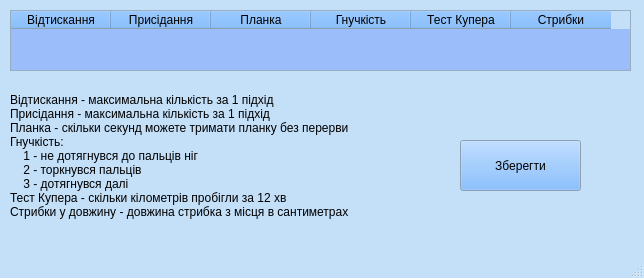
<?xml version="1.0" encoding="UTF-8"?>
<ui version="4.0">
 <class>PhysicalTestWindow</class>
 <widget class="QMainWindow" name="PhysicalTestWindow">
  <property name="geometry">
   <rect>
    <x>0</x>
    <y>0</y>
    <width>644</width>
    <height>278</height>
   </rect>
  </property>
  <property name="palette">
   <palette>
    <active>
     <colorrole role="Button">
      <brush brushstyle="SolidPattern">
       <color alpha="255">
        <red>103</red>
        <green>170</green>
        <blue>249</blue>
       </color>
      </brush>
     </colorrole>
     <colorrole role="BrightText">
      <brush brushstyle="SolidPattern">
       <color alpha="255">
        <red>0</red>
        <green>0</green>
        <blue>0</blue>
       </color>
      </brush>
     </colorrole>
     <colorrole role="Base">
      <brush brushstyle="SolidPattern">
       <color alpha="255">
        <red>155</red>
        <green>189</green>
        <blue>249</blue>
       </color>
      </brush>
     </colorrole>
     <colorrole role="Window">
      <brush brushstyle="SolidPattern">
       <color alpha="255">
        <red>196</red>
        <green>224</green>
        <blue>249</blue>
       </color>
      </brush>
     </colorrole>
     <colorrole role="Highlight">
      <brush brushstyle="SolidPattern">
       <color alpha="255">
        <red>185</red>
        <green>95</green>
        <blue>137</blue>
       </color>
      </brush>
     </colorrole>
     <colorrole role="Link">
      <brush brushstyle="SolidPattern">
       <color alpha="255">
        <red>46</red>
        <green>192</green>
        <blue>249</blue>
       </color>
      </brush>
     </colorrole>
     <colorrole role="LinkVisited">
      <brush brushstyle="SolidPattern">
       <color alpha="255">
        <red>31</red>
        <green>131</green>
        <blue>168</blue>
       </color>
      </brush>
     </colorrole>
     <colorrole role="AlternateBase">
      <brush brushstyle="SolidPattern">
       <color alpha="255">
        <red>196</red>
        <green>224</green>
        <blue>249</blue>
       </color>
      </brush>
     </colorrole>
     <colorrole role="Accent">
      <brush brushstyle="SolidPattern">
       <color alpha="255">
        <red>128</red>
        <green>128</green>
        <blue>128</blue>
       </color>
      </brush>
     </colorrole>
    </active>
    <inactive>
     <colorrole role="Button">
      <brush brushstyle="SolidPattern">
       <color alpha="255">
        <red>103</red>
        <green>170</green>
        <blue>249</blue>
       </color>
      </brush>
     </colorrole>
     <colorrole role="BrightText">
      <brush brushstyle="SolidPattern">
       <color alpha="255">
        <red>0</red>
        <green>0</green>
        <blue>0</blue>
       </color>
      </brush>
     </colorrole>
     <colorrole role="Base">
      <brush brushstyle="SolidPattern">
       <color alpha="255">
        <red>155</red>
        <green>189</green>
        <blue>249</blue>
       </color>
      </brush>
     </colorrole>
     <colorrole role="Window">
      <brush brushstyle="SolidPattern">
       <color alpha="255">
        <red>196</red>
        <green>224</green>
        <blue>249</blue>
       </color>
      </brush>
     </colorrole>
     <colorrole role="Highlight">
      <brush brushstyle="SolidPattern">
       <color alpha="255">
        <red>185</red>
        <green>95</green>
        <blue>137</blue>
       </color>
      </brush>
     </colorrole>
     <colorrole role="Link">
      <brush brushstyle="SolidPattern">
       <color alpha="255">
        <red>46</red>
        <green>192</green>
        <blue>249</blue>
       </color>
      </brush>
     </colorrole>
     <colorrole role="LinkVisited">
      <brush brushstyle="SolidPattern">
       <color alpha="255">
        <red>31</red>
        <green>131</green>
        <blue>168</blue>
       </color>
      </brush>
     </colorrole>
     <colorrole role="AlternateBase">
      <brush brushstyle="SolidPattern">
       <color alpha="255">
        <red>196</red>
        <green>224</green>
        <blue>249</blue>
       </color>
      </brush>
     </colorrole>
     <colorrole role="Accent">
      <brush brushstyle="SolidPattern">
       <color alpha="255">
        <red>128</red>
        <green>128</green>
        <blue>128</blue>
       </color>
      </brush>
     </colorrole>
    </inactive>
    <disabled>
     <colorrole role="Button">
      <brush brushstyle="SolidPattern">
       <color alpha="255">
        <red>103</red>
        <green>170</green>
        <blue>249</blue>
       </color>
      </brush>
     </colorrole>
     <colorrole role="BrightText">
      <brush brushstyle="SolidPattern">
       <color alpha="255">
        <red>0</red>
        <green>0</green>
        <blue>0</blue>
       </color>
      </brush>
     </colorrole>
     <colorrole role="Base">
      <brush brushstyle="SolidPattern">
       <color alpha="255">
        <red>196</red>
        <green>224</green>
        <blue>249</blue>
       </color>
      </brush>
     </colorrole>
     <colorrole role="Window">
      <brush brushstyle="SolidPattern">
       <color alpha="255">
        <red>196</red>
        <green>224</green>
        <blue>249</blue>
       </color>
      </brush>
     </colorrole>
     <colorrole role="Link">
      <brush brushstyle="SolidPattern">
       <color alpha="255">
        <red>46</red>
        <green>192</green>
        <blue>249</blue>
       </color>
      </brush>
     </colorrole>
     <colorrole role="LinkVisited">
      <brush brushstyle="SolidPattern">
       <color alpha="255">
        <red>31</red>
        <green>131</green>
        <blue>168</blue>
       </color>
      </brush>
     </colorrole>
     <colorrole role="AlternateBase">
      <brush brushstyle="SolidPattern">
       <color alpha="255">
        <red>196</red>
        <green>224</green>
        <blue>249</blue>
       </color>
      </brush>
     </colorrole>
     <colorrole role="Accent">
      <brush brushstyle="SolidPattern">
       <color alpha="255">
        <red>128</red>
        <green>128</green>
        <blue>128</blue>
       </color>
      </brush>
     </colorrole>
    </disabled>
   </palette>
  </property>
  <property name="windowTitle">
   <string>Фізичні характеристики</string>
  </property>
  <widget class="QWidget" name="centralwidget">
   <widget class="QTableWidget" name="table">
    <property name="geometry">
     <rect>
      <x>10</x>
      <y>10</y>
      <width>621</width>
      <height>61</height>
     </rect>
    </property>
    <property name="sizePolicy">
     <sizepolicy hsizetype="Maximum" vsizetype="Expanding">
      <horstretch>4</horstretch>
      <verstretch>0</verstretch>
     </sizepolicy>
    </property>
    <property name="palette">
     <palette>
      <active>
       <colorrole role="Button">
        <brush brushstyle="SolidPattern">
         <color alpha="255">
          <red>103</red>
          <green>170</green>
          <blue>249</blue>
         </color>
        </brush>
       </colorrole>
       <colorrole role="BrightText">
        <brush brushstyle="SolidPattern">
         <color alpha="255">
          <red>0</red>
          <green>0</green>
          <blue>0</blue>
         </color>
        </brush>
       </colorrole>
       <colorrole role="Base">
        <brush brushstyle="SolidPattern">
         <color alpha="255">
          <red>155</red>
          <green>189</green>
          <blue>249</blue>
         </color>
        </brush>
       </colorrole>
       <colorrole role="Window">
        <brush brushstyle="SolidPattern">
         <color alpha="255">
          <red>196</red>
          <green>224</green>
          <blue>249</blue>
         </color>
        </brush>
       </colorrole>
       <colorrole role="Highlight">
        <brush brushstyle="SolidPattern">
         <color alpha="255">
          <red>185</red>
          <green>95</green>
          <blue>137</blue>
         </color>
        </brush>
       </colorrole>
       <colorrole role="Link">
        <brush brushstyle="SolidPattern">
         <color alpha="255">
          <red>46</red>
          <green>192</green>
          <blue>249</blue>
         </color>
        </brush>
       </colorrole>
       <colorrole role="LinkVisited">
        <brush brushstyle="SolidPattern">
         <color alpha="255">
          <red>31</red>
          <green>131</green>
          <blue>168</blue>
         </color>
        </brush>
       </colorrole>
       <colorrole role="AlternateBase">
        <brush brushstyle="SolidPattern">
         <color alpha="255">
          <red>196</red>
          <green>224</green>
          <blue>249</blue>
         </color>
        </brush>
       </colorrole>
       <colorrole role="Accent">
        <brush brushstyle="SolidPattern">
         <color alpha="255">
          <red>128</red>
          <green>128</green>
          <blue>128</blue>
         </color>
        </brush>
       </colorrole>
      </active>
      <inactive>
       <colorrole role="Button">
        <brush brushstyle="SolidPattern">
         <color alpha="255">
          <red>103</red>
          <green>170</green>
          <blue>249</blue>
         </color>
        </brush>
       </colorrole>
       <colorrole role="BrightText">
        <brush brushstyle="SolidPattern">
         <color alpha="255">
          <red>0</red>
          <green>0</green>
          <blue>0</blue>
         </color>
        </brush>
       </colorrole>
       <colorrole role="Base">
        <brush brushstyle="SolidPattern">
         <color alpha="255">
          <red>155</red>
          <green>189</green>
          <blue>249</blue>
         </color>
        </brush>
       </colorrole>
       <colorrole role="Window">
        <brush brushstyle="SolidPattern">
         <color alpha="255">
          <red>196</red>
          <green>224</green>
          <blue>249</blue>
         </color>
        </brush>
       </colorrole>
       <colorrole role="Highlight">
        <brush brushstyle="SolidPattern">
         <color alpha="255">
          <red>185</red>
          <green>95</green>
          <blue>137</blue>
         </color>
        </brush>
       </colorrole>
       <colorrole role="Link">
        <brush brushstyle="SolidPattern">
         <color alpha="255">
          <red>46</red>
          <green>192</green>
          <blue>249</blue>
         </color>
        </brush>
       </colorrole>
       <colorrole role="LinkVisited">
        <brush brushstyle="SolidPattern">
         <color alpha="255">
          <red>31</red>
          <green>131</green>
          <blue>168</blue>
         </color>
        </brush>
       </colorrole>
       <colorrole role="AlternateBase">
        <brush brushstyle="SolidPattern">
         <color alpha="255">
          <red>196</red>
          <green>224</green>
          <blue>249</blue>
         </color>
        </brush>
       </colorrole>
       <colorrole role="Accent">
        <brush brushstyle="SolidPattern">
         <color alpha="255">
          <red>128</red>
          <green>128</green>
          <blue>128</blue>
         </color>
        </brush>
       </colorrole>
      </inactive>
      <disabled>
       <colorrole role="Button">
        <brush brushstyle="SolidPattern">
         <color alpha="255">
          <red>103</red>
          <green>170</green>
          <blue>249</blue>
         </color>
        </brush>
       </colorrole>
       <colorrole role="BrightText">
        <brush brushstyle="SolidPattern">
         <color alpha="255">
          <red>0</red>
          <green>0</green>
          <blue>0</blue>
         </color>
        </brush>
       </colorrole>
       <colorrole role="Base">
        <brush brushstyle="SolidPattern">
         <color alpha="255">
          <red>196</red>
          <green>224</green>
          <blue>249</blue>
         </color>
        </brush>
       </colorrole>
       <colorrole role="Window">
        <brush brushstyle="SolidPattern">
         <color alpha="255">
          <red>196</red>
          <green>224</green>
          <blue>249</blue>
         </color>
        </brush>
       </colorrole>
       <colorrole role="Link">
        <brush brushstyle="SolidPattern">
         <color alpha="255">
          <red>46</red>
          <green>192</green>
          <blue>249</blue>
         </color>
        </brush>
       </colorrole>
       <colorrole role="LinkVisited">
        <brush brushstyle="SolidPattern">
         <color alpha="255">
          <red>31</red>
          <green>131</green>
          <blue>168</blue>
         </color>
        </brush>
       </colorrole>
       <colorrole role="AlternateBase">
        <brush brushstyle="SolidPattern">
         <color alpha="255">
          <red>196</red>
          <green>224</green>
          <blue>249</blue>
         </color>
        </brush>
       </colorrole>
       <colorrole role="Accent">
        <brush brushstyle="SolidPattern">
         <color alpha="255">
          <red>128</red>
          <green>128</green>
          <blue>128</blue>
         </color>
        </brush>
       </colorrole>
      </disabled>
     </palette>
    </property>
    <column>
     <property name="text">
      <string>Відтискання</string>
     </property>
    </column>
    <column>
     <property name="text">
      <string>Присідання</string>
     </property>
    </column>
    <column>
     <property name="text">
      <string>Планка</string>
     </property>
    </column>
    <column>
     <property name="text">
      <string>Гнучкість</string>
     </property>
    </column>
    <column>
     <property name="text">
      <string>Тест Купера</string>
     </property>
    </column>
    <column>
     <property name="text">
      <string>Стрибки</string>
     </property>
    </column>
   </widget>
   <widget class="QLabel" name="label">
    <property name="geometry">
     <rect>
      <x>10</x>
      <y>80</y>
      <width>381</width>
      <height>151</height>
     </rect>
    </property>
    <property name="text">
     <string>Відтискання - максимальна кількість за 1 підхід
Присідання - максимальна кількість за 1 підхід
Планка - скільки секунд можете тримати планку без перерви
Гнучкість:
    1 - не дотягнувся до пальців ніг
    2 - торкнувся пальців
    3 - дотягнувся далі
Тест Купера - скільки кілометрів пробігли за 12 хв
Стрибки у довжину - довжина стрибка з місця в сантиметрах</string>
    </property>
   </widget>
   <widget class="QPushButton" name="saveButton">
    <property name="geometry">
     <rect>
      <x>460</x>
      <y>140</y>
      <width>121</width>
      <height>51</height>
     </rect>
    </property>
    <property name="palette">
     <palette>
      <active>
       <colorrole role="Button">
        <brush brushstyle="SolidPattern">
         <color alpha="255">
          <red>103</red>
          <green>170</green>
          <blue>249</blue>
         </color>
        </brush>
       </colorrole>
       <colorrole role="BrightText">
        <brush brushstyle="SolidPattern">
         <color alpha="255">
          <red>0</red>
          <green>0</green>
          <blue>0</blue>
         </color>
        </brush>
       </colorrole>
       <colorrole role="Base">
        <brush brushstyle="SolidPattern">
         <color alpha="255">
          <red>155</red>
          <green>189</green>
          <blue>249</blue>
         </color>
        </brush>
       </colorrole>
       <colorrole role="Window">
        <brush brushstyle="SolidPattern">
         <color alpha="255">
          <red>196</red>
          <green>224</green>
          <blue>249</blue>
         </color>
        </brush>
       </colorrole>
       <colorrole role="Highlight">
        <brush brushstyle="SolidPattern">
         <color alpha="255">
          <red>185</red>
          <green>95</green>
          <blue>137</blue>
         </color>
        </brush>
       </colorrole>
       <colorrole role="Link">
        <brush brushstyle="SolidPattern">
         <color alpha="255">
          <red>46</red>
          <green>192</green>
          <blue>249</blue>
         </color>
        </brush>
       </colorrole>
       <colorrole role="LinkVisited">
        <brush brushstyle="SolidPattern">
         <color alpha="255">
          <red>31</red>
          <green>131</green>
          <blue>168</blue>
         </color>
        </brush>
       </colorrole>
       <colorrole role="AlternateBase">
        <brush brushstyle="SolidPattern">
         <color alpha="255">
          <red>196</red>
          <green>224</green>
          <blue>249</blue>
         </color>
        </brush>
       </colorrole>
       <colorrole role="Accent">
        <brush brushstyle="SolidPattern">
         <color alpha="255">
          <red>128</red>
          <green>128</green>
          <blue>128</blue>
         </color>
        </brush>
       </colorrole>
      </active>
      <inactive>
       <colorrole role="Button">
        <brush brushstyle="SolidPattern">
         <color alpha="255">
          <red>103</red>
          <green>170</green>
          <blue>249</blue>
         </color>
        </brush>
       </colorrole>
       <colorrole role="BrightText">
        <brush brushstyle="SolidPattern">
         <color alpha="255">
          <red>0</red>
          <green>0</green>
          <blue>0</blue>
         </color>
        </brush>
       </colorrole>
       <colorrole role="Base">
        <brush brushstyle="SolidPattern">
         <color alpha="255">
          <red>155</red>
          <green>189</green>
          <blue>249</blue>
         </color>
        </brush>
       </colorrole>
       <colorrole role="Window">
        <brush brushstyle="SolidPattern">
         <color alpha="255">
          <red>196</red>
          <green>224</green>
          <blue>249</blue>
         </color>
        </brush>
       </colorrole>
       <colorrole role="Highlight">
        <brush brushstyle="SolidPattern">
         <color alpha="255">
          <red>185</red>
          <green>95</green>
          <blue>137</blue>
         </color>
        </brush>
       </colorrole>
       <colorrole role="Link">
        <brush brushstyle="SolidPattern">
         <color alpha="255">
          <red>46</red>
          <green>192</green>
          <blue>249</blue>
         </color>
        </brush>
       </colorrole>
       <colorrole role="LinkVisited">
        <brush brushstyle="SolidPattern">
         <color alpha="255">
          <red>31</red>
          <green>131</green>
          <blue>168</blue>
         </color>
        </brush>
       </colorrole>
       <colorrole role="AlternateBase">
        <brush brushstyle="SolidPattern">
         <color alpha="255">
          <red>196</red>
          <green>224</green>
          <blue>249</blue>
         </color>
        </brush>
       </colorrole>
       <colorrole role="Accent">
        <brush brushstyle="SolidPattern">
         <color alpha="255">
          <red>128</red>
          <green>128</green>
          <blue>128</blue>
         </color>
        </brush>
       </colorrole>
      </inactive>
      <disabled>
       <colorrole role="Button">
        <brush brushstyle="SolidPattern">
         <color alpha="255">
          <red>103</red>
          <green>170</green>
          <blue>249</blue>
         </color>
        </brush>
       </colorrole>
       <colorrole role="BrightText">
        <brush brushstyle="SolidPattern">
         <color alpha="255">
          <red>0</red>
          <green>0</green>
          <blue>0</blue>
         </color>
        </brush>
       </colorrole>
       <colorrole role="Base">
        <brush brushstyle="SolidPattern">
         <color alpha="255">
          <red>196</red>
          <green>224</green>
          <blue>249</blue>
         </color>
        </brush>
       </colorrole>
       <colorrole role="Window">
        <brush brushstyle="SolidPattern">
         <color alpha="255">
          <red>196</red>
          <green>224</green>
          <blue>249</blue>
         </color>
        </brush>
       </colorrole>
       <colorrole role="Link">
        <brush brushstyle="SolidPattern">
         <color alpha="255">
          <red>46</red>
          <green>192</green>
          <blue>249</blue>
         </color>
        </brush>
       </colorrole>
       <colorrole role="LinkVisited">
        <brush brushstyle="SolidPattern">
         <color alpha="255">
          <red>31</red>
          <green>131</green>
          <blue>168</blue>
         </color>
        </brush>
       </colorrole>
       <colorrole role="AlternateBase">
        <brush brushstyle="SolidPattern">
         <color alpha="255">
          <red>196</red>
          <green>224</green>
          <blue>249</blue>
         </color>
        </brush>
       </colorrole>
       <colorrole role="Accent">
        <brush brushstyle="SolidPattern">
         <color alpha="255">
          <red>128</red>
          <green>128</green>
          <blue>128</blue>
         </color>
        </brush>
       </colorrole>
      </disabled>
     </palette>
    </property>
    <property name="text">
     <string>Зберегти</string>
    </property>
   </widget>
  </widget>
  <widget class="QMenuBar" name="menubar">
   <property name="geometry">
    <rect>
     <x>0</x>
     <y>0</y>
     <width>644</width>
     <height>22</height>
    </rect>
   </property>
  </widget>
  <widget class="QStatusBar" name="statusbar"/>
 </widget>
 <resources/>
 <connections/>
</ui>
